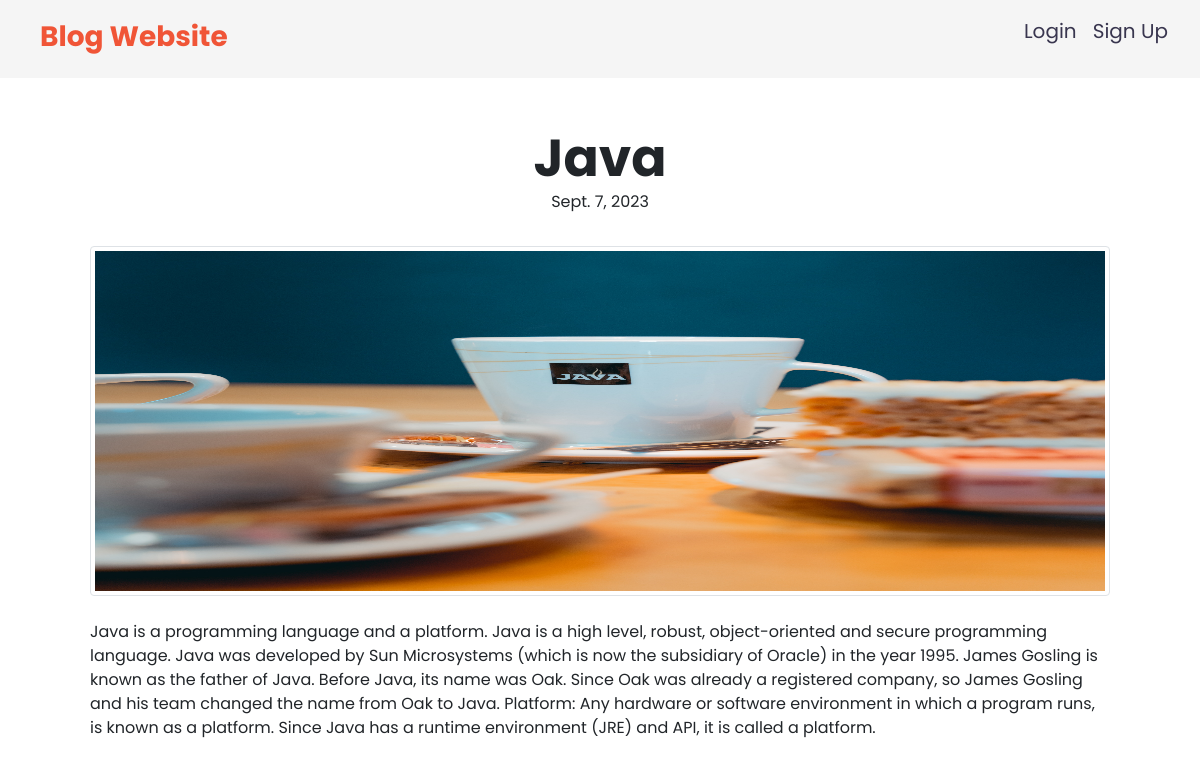
The app's page /post/details/3/ with its own data.
### app/models.py (models this page shows)
class Post(models.Model):
    title=models.CharField(max_length=150)
    content= models.TextField()
    publicationdate=models.DateField(auto_now_add=True)
    name=models.ForeignKey(User, on_delete=models.CASCADE, null=True,blank=True)
    image = models.ImageField(upload_to='eventimages',null=True)
    def __str__(self):
       return self.title

### app/views.py (the view)
# urls.py: path('post/details/<int:pk>/',views.postdetails,name='postdetails'),
def postdetails(request,pk):
    data=Post.objects.get(id=pk)
    print(data)
    return render(request,'app/postdetails.html',{'post':data})

### app/templates/app/postdetails.html
{% extends 'app/base.html' %}
{% block content %}
<div class="container  p-5">
    <h1 class="text-center fw-bold mb-2">{{post.title}}</h1>
    <p class="text-center">{{post.publicationdate}}</p>
    <img src="{{post.image.url}}" class="img-fluid mt-3 mb-4 m-0 img-thumbnail" style="height:350px; width:100%;" alt="">
    <p>{{post.content|safe}}</p>
</div>
{% endblock content %}

### app/static/app/css/style.css (style rules this page uses)
.login-tag, .fw-bold { font-size: 3.25rem; line-height: 3rem; }
body { font-family: 'Poppins', sans-serif; }

### records on screen
Post: title "Java", publicationdate "Sept. 7, 2023", image (picture), content "Java is a programming language and a platform. Java is a high level, robust, object-oriented and secure programming language. Java was developed by Sun Microsystems (which is now the subsidiary of Oracle) in the year 1995. James Gosling is known as the father of Java. Before Java, its name was Oak. Since Oak was already a registered company, so James Gosling and his team changed the name from Oak to Java. Platform: Any hardware or software environment in which a program runs, is known as a platform. Since Java has a runtime environment (JRE) and API, it is called a platform."
